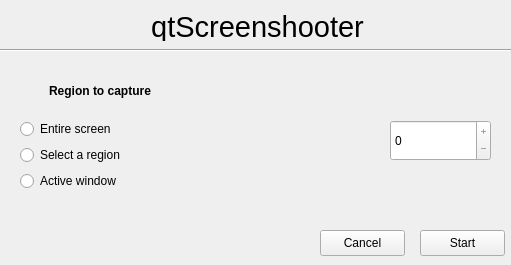
<?xml version="1.0" encoding="UTF-8"?>
<ui version="4.0">
 <class>qtScreenshooterMainWindow</class>
 <widget class="QMainWindow" name="qtScreenshooterMainWindow">
  <property name="geometry">
   <rect>
    <x>0</x>
    <y>0</y>
    <width>511</width>
    <height>265</height>
   </rect>
  </property>
  <property name="windowTitle">
   <string>qtScreenshooter</string>
  </property>
  <property name="iconSize">
   <size>
    <width>0</width>
    <height>0</height>
   </size>
  </property>
  <property name="tabShape">
   <enum>QTabWidget::Rounded</enum>
  </property>
  <widget class="QWidget" name="centralwidget">
   <widget class="QLabel" name="windowTitleLabel">
    <property name="geometry">
     <rect>
      <x>150</x>
      <y>10</y>
      <width>215</width>
      <height>31</height>
     </rect>
    </property>
    <property name="text">
     <string>&lt;html&gt;&lt;head/&gt;&lt;body&gt;&lt;p align=&quot;center&quot;&gt;&lt;span style=&quot; font-size:22pt;&quot;&gt;qtScreenshooter&lt;/span&gt;&lt;/p&gt;&lt;/body&gt;&lt;/html&gt;</string>
    </property>
   </widget>
   <widget class="Line" name="line">
    <property name="geometry">
     <rect>
      <x>0</x>
      <y>40</y>
      <width>511</width>
      <height>20</height>
     </rect>
    </property>
    <property name="orientation">
     <enum>Qt::Horizontal</enum>
    </property>
   </widget>
   <widget class="QPushButton" name="startBtn">
    <property name="geometry">
     <rect>
      <x>420</x>
      <y>230</y>
      <width>85</width>
      <height>26</height>
     </rect>
    </property>
    <property name="text">
     <string>Start</string>
    </property>
   </widget>
   <widget class="QPushButton" name="cancelBtn">
    <property name="geometry">
     <rect>
      <x>320</x>
      <y>230</y>
      <width>85</width>
      <height>26</height>
     </rect>
    </property>
    <property name="text">
     <string>Cancel</string>
    </property>
   </widget>
   <widget class="QSpinBox" name="delaySpinBox">
    <property name="geometry">
     <rect>
      <x>390</x>
      <y>120</y>
      <width>101</width>
      <height>41</height>
     </rect>
    </property>
    <property name="focusPolicy">
     <enum>Qt::ClickFocus</enum>
    </property>
    <property name="toolTip">
     <string>Select the delay before taking the screenshot or beginning screencast</string>
    </property>
    <property name="toolTipDuration">
     <number>3</number>
    </property>
    <property name="layoutDirection">
     <enum>Qt::LeftToRight</enum>
    </property>
    <property name="readOnly">
     <bool>true</bool>
    </property>
    <property name="buttonSymbols">
     <enum>QAbstractSpinBox::PlusMinus</enum>
    </property>
    <property name="maximum">
     <number>60</number>
    </property>
   </widget>
   <widget class="QWidget" name="verticalLayoutWidget">
    <property name="geometry">
     <rect>
      <x>20</x>
      <y>70</y>
      <width>160</width>
      <height>121</height>
     </rect>
    </property>
    <layout class="QVBoxLayout" name="verticalLayout">
     <item>
      <widget class="QLabel" name="regionToCapLbl">
       <property name="text">
        <string>&lt;html&gt;&lt;head/&gt;&lt;body&gt;&lt;p align=&quot;center&quot;&gt;&lt;span style=&quot; font-weight:600;&quot;&gt;Region to capture&lt;/span&gt;&lt;/p&gt;&lt;/body&gt;&lt;/html&gt;</string>
       </property>
      </widget>
     </item>
     <item>
      <widget class="QRadioButton" name="capEntireScrnRadBtn">
       <property name="text">
        <string>Entire screen</string>
       </property>
      </widget>
     </item>
     <item>
      <widget class="QRadioButton" name="capSelectRgnRadBtn">
       <property name="text">
        <string>Select a region</string>
       </property>
      </widget>
     </item>
     <item>
      <widget class="QRadioButton" name="capActiveWndRadBtn">
       <property name="text">
        <string>Active window</string>
       </property>
      </widget>
     </item>
    </layout>
   </widget>
  </widget>
 </widget>
 <resources/>
 <connections/>
</ui>
